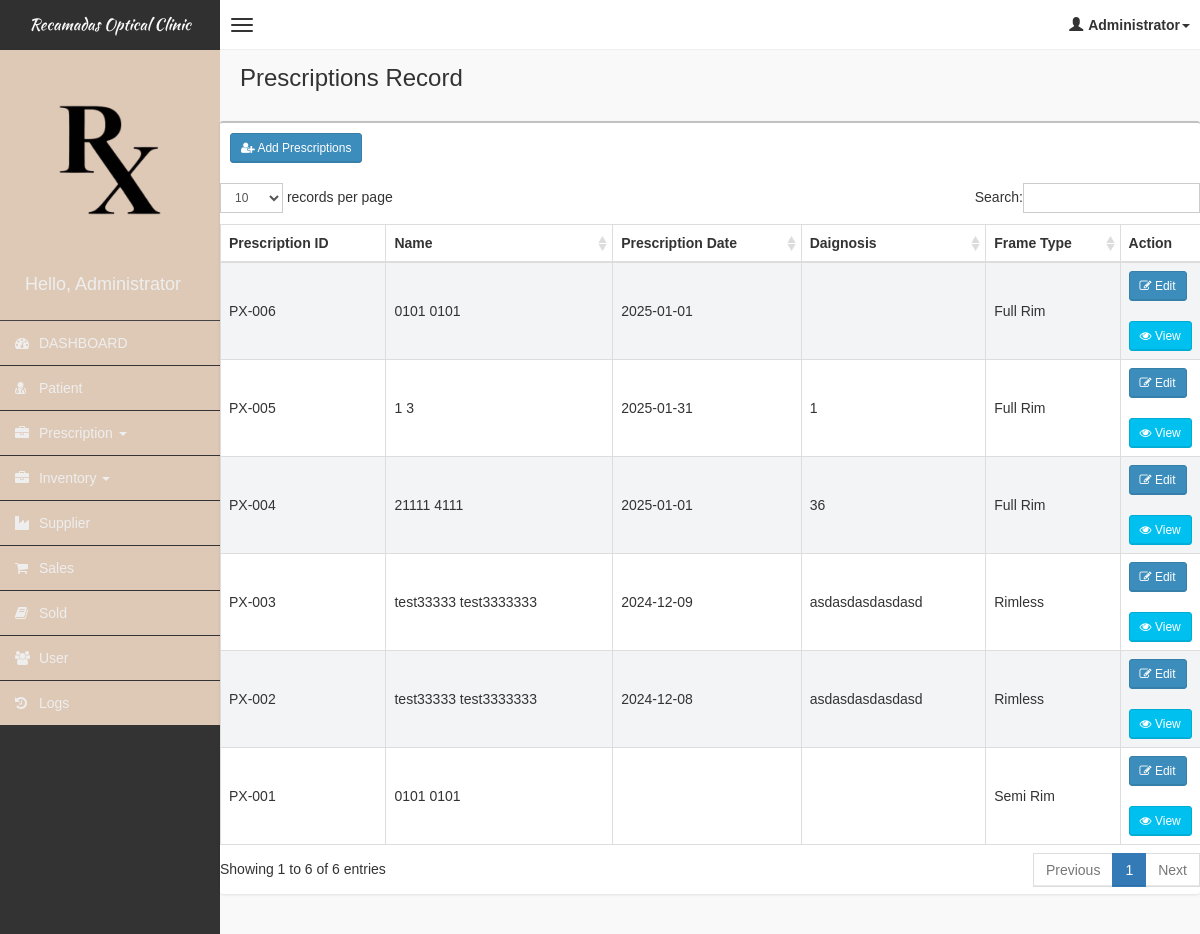
Page /pages/prescription/prescription.php (signed in) on the committed database.
### tables this page shows
CREATE TABLE IF NOT EXISTS `tblprescription` (
  `id` int(11) NOT NULL AUTO_INCREMENT,
  `patient_id` int(11) DEFAULT NULL,
  `prescription_date` varchar(100) DEFAULT NULL,
  `details` text,
  `refraction_od_sph` varchar(255) DEFAULT NULL,
  `refraction_od_cyl` varchar(255) DEFAULT NULL,
  `refraction_od_axis` varchar(255) DEFAULT NULL,
  `refraction_od_add` varchar(255) DEFAULT NULL,
  `refraction_od_prism_base` varchar(255) DEFAULT NULL,
  `refraction_od_pd` varchar(255) DEFAULT NULL,
  `refraction_os_sph` varchar(255) DEFAULT NULL,
  `refraction_os_cyl` varchar(255) DEFAULT NULL,
  `refraction_os_axis` varchar(255) DEFAULT NULL,
  `refraction_os_add` varchar(255) DEFAULT NULL,
  `refraction_os_prism_base` varchar(255) DEFAULT NULL,
  `refraction_os_pd` varchar(255) DEFAULT NULL,
  `spectacle_od_sph` varchar(255) DEFAULT NULL,
  `spectacle_od_cyl` varchar(255) DEFAULT NULL,
  `spectacle_od_axis` varchar(255) DEFAULT NULL,
  `spectacle_od_add` varchar(255) DEFAULT NULL,
  `spectacle_od_prism_base` varchar(255) DEFAULT NULL,
  `spectacle_od_pd` varchar(255) DEFAULT NULL,
  `spectacle_os_sph` varchar(255) DEFAULT NULL,
  `spectacle_os_cyl` varchar(255) DEFAULT NULL,
  `spectacle_os_axis` varchar(255) DEFAULT NULL,
  `spectacle_os_add` varchar(255) DEFAULT NULL,
  `spectacle_os_prism_base` varchar(255) DEFAULT NULL,
  `spectacle_os_pd` varchar(255) DEFAULT NULL,
  `contact_lens_od_sph` varchar(255) DEFAULT NULL,
  `contact_lens_od_cyl` varchar(255) DEFAULT NULL,
  `contact_lens_od_axis` varchar(255) DEFAULT NULL,
  `contact_lens_od_add` varchar(255) DEFAULT NULL,
  `contact_lens_od_prism_base` varchar(255) DEFAULT NULL,
  `contact_lens_od_pd` varchar(255) DEFAULT NULL,
  `contact_lens_os_sph` varchar(255) DEFAULT NULL,
  `contact_lens_os_cyl` varchar(255) DEFAULT NULL,
  `contact_lens_os_axis` varchar(255) DEFAULT NULL,
  `contact_lens_os_add` varchar(255) DEFAULT NULL,
  `contact_lens_os_prism_base` varchar(255) DEFAULT NULL,
  `contact_lens_os_pd` varchar(255) DEFAULT NULL,
  `diagnosis` varchar(255) DEFAULT NULL,
  `frame_type` varchar(255) NOT NULL,
  `is_delete` tinyint(4) NOT NULL DEFAULT '0',
  PRIMARY KEY (`id`),
  KEY `patient_id` (`patient_id`)
);

### pages/prescription/prescription.php (the view, shortened to what this page needs)
<!DOCTYPE html>
<html>
<?php
if (!isset($_SESSION['role'])) {
    header("Location: ../../login.php");
    exit();
} else {
    include('../head_css.php'); ?>
    <body class="skin-black">
        <?php
            include "../connection.php";
        ?>
        <?php include('../header.php'); ?>
        <div class="wrapper row-offcanvas row-offcanvas-left">
            <?php include('../sidebar-left.php'); ?>
            <aside class="right-side">
                <section class="content-header">
                    <h1>Prescriptions Record</h1>
                </section>
                <section class="content">
                    <div class="row">
                        <div class="box">
                            <div class="box-header">
                                <div style="padding:10px;">
                                    <button class="btn btn-primary btn-sm" data-toggle="modal" data-target="#addModal"><i
                                            class="fa fa-user-plus" aria-hidden="true"></i> Add Prescriptions</button>
                                </div>
                            </div>
                            <table id="table" class="table table-bordered table-striped">
                                        <thead>
                                            <tr>
                                                <th>Prescription ID</th>
                                                <th>Name</th>
                                                <th>Prescription Date</th>
                                                <th>Daignosis</th>
                                                <th>Frame Type</th>
                                                <th style="width: 40px !important;">Action</th>
                                            </tr>
                                        </thead>
                                        <tbody>
                                            <?php
                                                $result = $con->query("SELECT
                                                                            pres.*,
                                                                            (SELECT CONCAT(firstname,' ',lastname) FROM tblpatient p WHERE p.id = pres.patient_id ) as full_name
                                                                       FROM
                                                                            tblprescription pres
                                                                       WHERE
                                                                            is_delete=0
                                                                        ORDER BY
                                                                            id DESC");
                                                if ($result->num_rows > 0) {
                                                  while($row = $result->fetch_assoc()) {
                                                        $frame_type="Rimless";
                                                        if($row["frame_type"]==1){
                                                            $frame_type="Full Rim";
                                                        }elseif($row["frame_type"]==2){
                                                            $frame_type="Semi Rim";
                                                        }
                                                        $table = "";
                                                        $table .="<tr>";
                                                            $table .="<td> PX-00".$row["id"]."</td>";
                                                            $table .="<td>".$row["full_name"]."</td>";
                                                            $table .="<td>".$row["prescription_date"]."</td>";
                                                            $table .="<td>".$row["diagnosis"]."</td>";
                                                            $table .="<td>".$frame_type."</td>";
                                                            $table .= "<td class='d-flex justify-content-between'>
                                                                          <button class='btn btn-primary btn-sm btn-edit' id='".$row['id']."'>
                                                                            <i class='fa fa-pencil-square-o' aria-hidden='true'></i> Edit
                                                                          </button>
                                                                          <div class='space'>&nbsp;</div>
                                                                          <button class='btn btn-info btn-sm btn-view' data-toggle='modal' id='".$row['id']."'>
                                                                                <i class='fa fa-eye' aria-hidden='true'></i> View
                                                                          </button>
                                                                    </td>";
                                                        echo $table .="</tr>";
                                                  }
                                                } else {
                                                  echo "0 results";
                                                }
                                            ?>
                                        </tbody>
                            </table>
                        </div>
                    </div>
                </section>
            </aside>
        </div>
    <?php }
include "../footer.php"; ?>
</body>
</html>

### css/AdminLTE.css (style rules this page uses)
html, body { overflow-x: hidden !important; font-family: 'Source Sans Pro', sans-serif; -webkit-font-smoothing: antialiased; min-height: 100%; background: #f9f9f9; }
.wrapper { min-height: 100%; }
.wrapper:before, .wrapper:after { display: table; content: ' '; }
.wrapper:after { clear: both; }
.right-side, .left-side { min-height: 100%; display: block; }
.right-side { background-color: #f9f9f9; margin-left: 220px; }
.content { padding: 20px 15px; background: #f9f9f9; }
h1, h2, h3, h4, h5, h6, .h1, .h2, .h3, .h4, .h5, .h6 { font-family: 'Source Sans Pro', sans-serif; }
.table-striped > tbody > tr:nth-child(odd) > td, .table-striped > tbody > tr:nth-child(odd) > th { background-color: #f3f4f5; }
.right-side > .content-header { position: relative; padding: 15px 15px 10px 20px; }
.right-side > .content-header > h1 { margin: 0; font-size: 24px; }
.box { position: relative; background: #ffffff; border-top: 2px solid #c1c1c1; margin-bottom: 20px; -webkit-border-radius: 3px; -moz-border-radius: 3px; border-radius: 3px; width: 100%; box-shadow: 0px 1px 3px rgba(0, 0, 0, 0.1); }
.box .box-header { position: relative; -webkit-border-top-left-radius: 3px; -webkit-border-top-right-radius: 3px; -webkit-border-bottom-right-radius: 0; -webkit-border-bottom-left-radius: 0; -moz-border-radius-topleft: 3px; -moz-border-radius-topright: 3px; -moz-border-radius-bottomright: 0; -moz-border-radius-bottomleft: 0; border-top-left-radius: 3px; border-top-right-radius: 3px; border-bottom-right-radius: 0; border-bottom-left-radius: 0; border-bottom: 0px solid #f4f4f4; color: #444; padding-bottom: 10px; }
.box .box-header:before, .box .box-header:after { display: table; content: ' '; }
.box .box-header:after { clear: both; }
.btn { font-weight: 500; -webkit-border-radius: 3px; -moz-border-radius: 3px; border-radius: 3px; border: 1px solid transparent; -webkit-box-shadow: inset 0px -2px 0px 0px rgba(0, 0, 0, 0.09); -moz-box-shadow: inset 0px -2px 0px 0px rgba(0, 0, 0, 0.09); box-shadow: inset 0px -1px 0px 0px rgba(0, 0, 0, 0.09); }
.btn.btn-primary { background-color: #3c8dbc; border-color: #367fa9; }
.btn.btn-info { background-color: #00c0ef; border-color: #00acd6; }
.btn.btn-sm { font-size: 12px; }
.skin-black .right-side > .content-header { background: transparent; box-shadow: none; }

### rows in the picture
tblprescription: id "6", full_name "0101 0101", prescription_date "2025-01-01", frame_type "Full Rim"
tblprescription: id "5", full_name "1 3", prescription_date "2025-01-31", diagnosis "1", frame_type "Full Rim"
tblprescription: id "4", full_name "21111 4111", prescription_date "2025-01-01", diagnosis "36", frame_type "Full Rim"
tblprescription: id "3", full_name "test33333 test3333333", prescription_date "2024-12-09", diagnosis "asdasdasdasdasd", frame_type "Rimless"
tblprescription: id "2", full_name "test33333 test3333333", prescription_date "2024-12-08", diagnosis "asdasdasdasdasd", frame_type "Rimless"
tblprescription: id "1", full_name "0101 0101", frame_type "Semi Rim"

### other values in the picture
$_SESSION['role'] "Administrator"
